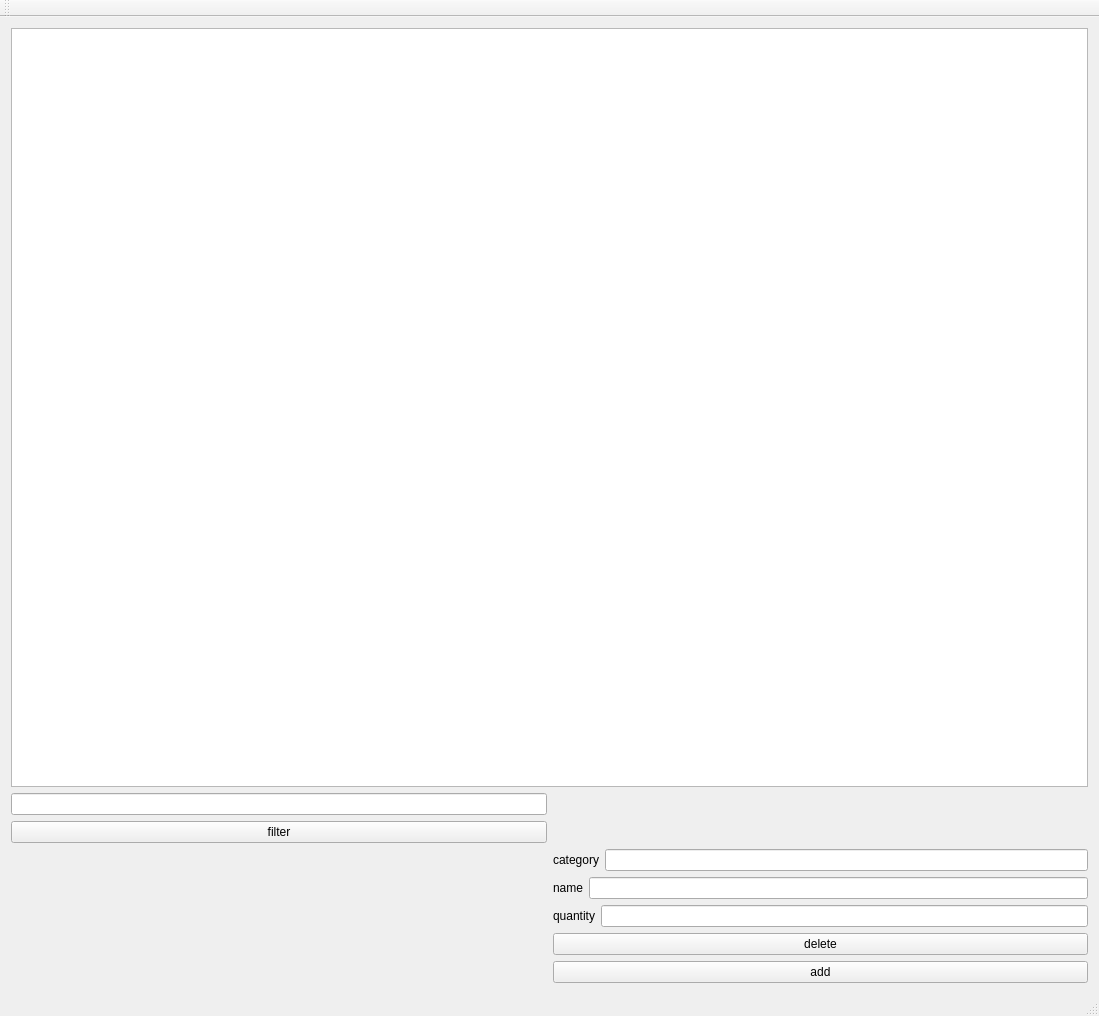
<?xml version="1.0" encoding="UTF-8"?>
<ui version="4.0">
 <class>ShoppingListClass</class>
 <widget class="QMainWindow" name="ShoppingListClass">
  <property name="geometry">
   <rect>
    <x>0</x>
    <y>0</y>
    <width>1099</width>
    <height>1016</height>
   </rect>
  </property>
  <property name="windowTitle">
   <string>ShoppingList</string>
  </property>
  <widget class="QWidget" name="centralWidget">
   <layout class="QGridLayout" name="gridLayout_4">
    <item row="0" column="0">
     <layout class="QGridLayout" name="gridLayout_3">
      <item row="0" column="0" colspan="2">
       <widget class="QListWidget" name="item_list_widget"/>
      </item>
      <item row="1" column="0">
       <layout class="QFormLayout" name="formLayout_2">
        <item row="0" column="0" colspan="2">
         <widget class="QLineEdit" name="filter_line_edit"/>
        </item>
        <item row="1" column="0" colspan="2">
         <widget class="QPushButton" name="filter_button">
          <property name="text">
           <string>filter</string>
          </property>
         </widget>
        </item>
       </layout>
      </item>
      <item row="2" column="1">
       <layout class="QGridLayout" name="gridLayout_2">
        <item row="3" column="1">
         <layout class="QHBoxLayout" name="horizontalLayout"/>
        </item>
        <item row="3" column="0">
         <widget class="QPushButton" name="add_button">
          <property name="text">
           <string>add</string>
          </property>
         </widget>
        </item>
        <item row="0" column="0">
         <layout class="QGridLayout" name="gridLayout">
          <item row="0" column="0">
           <layout class="QHBoxLayout" name="horizontalLayout_2">
            <item>
             <widget class="QLabel" name="label">
              <property name="text">
               <string>category</string>
              </property>
             </widget>
            </item>
            <item>
             <widget class="QLineEdit" name="category_line_edit"/>
            </item>
           </layout>
          </item>
          <item row="1" column="0">
           <layout class="QHBoxLayout" name="horizontalLayout_3">
            <item>
             <widget class="QLabel" name="label_2">
              <property name="text">
               <string>name</string>
              </property>
             </widget>
            </item>
            <item>
             <widget class="QLineEdit" name="name_line_edit"/>
            </item>
           </layout>
          </item>
          <item row="2" column="0">
           <layout class="QHBoxLayout" name="horizontalLayout_4">
            <item>
             <widget class="QLabel" name="label_3">
              <property name="text">
               <string>quantity</string>
              </property>
             </widget>
            </item>
            <item>
             <widget class="QLineEdit" name="quantity_line_edit"/>
            </item>
           </layout>
          </item>
         </layout>
        </item>
        <item row="2" column="0">
         <widget class="QPushButton" name="delete_button">
          <property name="text">
           <string>delete</string>
          </property>
         </widget>
        </item>
       </layout>
      </item>
     </layout>
    </item>
   </layout>
  </widget>
  <widget class="QMenuBar" name="menuBar">
   <property name="geometry">
    <rect>
     <x>0</x>
     <y>0</y>
     <width>1099</width>
     <height>26</height>
    </rect>
   </property>
  </widget>
  <widget class="QToolBar" name="mainToolBar">
   <attribute name="toolBarArea">
    <enum>TopToolBarArea</enum>
   </attribute>
   <attribute name="toolBarBreak">
    <bool>false</bool>
   </attribute>
  </widget>
  <widget class="QStatusBar" name="statusBar"/>
 </widget>
 <layoutdefault spacing="6" margin="11"/>
 <resources>
  <include location="ShoppingList.qrc"/>
 </resources>
 <connections>
  <connection>
   <sender>filter_button</sender>
   <signal>clicked()</signal>
   <receiver>ShoppingListClass</receiver>
   <slot>filter()</slot>
   <hints>
    <hint type="sourcelabel">
     <x>295</x>
     <y>788</y>
    </hint>
    <hint type="destinationlabel">
     <x>437</x>
     <y>875</y>
    </hint>
   </hints>
  </connection>
  <connection>
   <sender>add_button</sender>
   <signal>clicked()</signal>
   <receiver>ShoppingListClass</receiver>
   <slot>add()</slot>
   <hints>
    <hint type="sourcelabel">
     <x>744</x>
     <y>962</y>
    </hint>
    <hint type="destinationlabel">
     <x>475</x>
     <y>978</y>
    </hint>
   </hints>
  </connection>
  <connection>
   <sender>item_list_widget</sender>
   <signal>itemSelectionChanged()</signal>
   <receiver>ShoppingListClass</receiver>
   <slot>select_item()</slot>
   <hints>
    <hint type="sourcelabel">
     <x>630</x>
     <y>422</y>
    </hint>
    <hint type="destinationlabel">
     <x>701</x>
     <y>771</y>
    </hint>
   </hints>
  </connection>
  <connection>
   <sender>delete_button</sender>
   <signal>clicked()</signal>
   <receiver>ShoppingListClass</receiver>
   <slot>remove()</slot>
   <hints>
    <hint type="sourcelabel">
     <x>640</x>
     <y>937</y>
    </hint>
    <hint type="destinationlabel">
     <x>456</x>
     <y>910</y>
    </hint>
   </hints>
  </connection>
 </connections>
 <slots>
  <slot>filter()</slot>
  <slot>delete()</slot>
  <slot>add()</slot>
  <slot>select_item()</slot>
  <slot>remove()</slot>
 </slots>
</ui>
